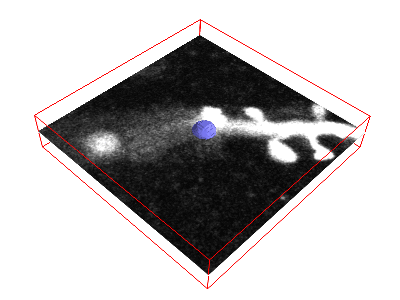
#> input picture preprocess/morphsnakes/examples/dendrite.gif, 400 x 300 px, given in place of dendrite.gif_05_x0.3125_z0.tif, which was not available
$ python snake_slide_direct.py morphsnakes/examples/dendrite.gif 5   (Python 2 division)   (older library calls are emulated)
#> lines starting #> are read from the running program, lines starting #| are printed output that depends on the picture; after the words box and inside, x2 and y2 are one past the last pixel; in counts of white or black regions, pixels touching at a corner belong together; long printed decimals are rounded; pictures that were not available may be replaced by others from this repository, and a replacement may not be noted
### preprocess/morphsnakes.py
# -*- coding: utf-8 -*-

"""
morphsnakes
===========

This is a Python implementation of the algorithms introduced in the paper

  Márquez-Neila, P., Baumela, L., Álvarez, L., "A morphological approach
  to curvature-based evolution of curves and surfaces". IEEE Transactions
  on Pattern Analysis and Machine Intelligence (PAMI), 2013.

This implementation is intended to be as brief, understandable and self-contained
as possible. It does not include any enhancement to make it fast or efficient.

Any practical implementation of this algorithm should work only over the
neighbor pixels of the 0.5-levelset, not over all the embedding function,
and perhaps should feature multi-threading or GPU capabilities.

The classes MorphGAC and MorphACWE provide most of the functionality of this
module. They implement the Morphological Geodesic Active Contours and the
Morphological Active Contours without Edges, respectively. See the
aforementioned paper for full details.

See test.py for examples of usage.
"""

__author__ = "P. Márquez Neila <p.mneila@upm.es>"

from itertools import cycle

import numpy as np
from scipy import ndimage
from scipy.ndimage import binary_dilation, binary_erosion, \
                        gaussian_filter, gaussian_gradient_magnitude

class fcycle(object):

    def __init__(self, iterable):
        """Call functions from the iterable each time it is called."""
        self.funcs = cycle(iterable)

    def __call__(self, *args, **kwargs):
        f = next(self.funcs)
        return f(*args, **kwargs)


# SI and IS operators for 2D and 3D.
_P2 = [np.eye(3), np.array([[0,1,0]]*3), np.flipud(np.eye(3)), np.rot90([[0,1,0]]*3)]
_P3 = [np.zeros((3,3,3)) for i in range(9)]

_P3[0][:,:,1] = 1
_P3[1][:,1,:] = 1
_P3[2][1,:,:] = 1
_P3[3][:,[0,1,2],[0,1,2]] = 1
_P3[4][:,[0,1,2],[2,1,0]] = 1
_P3[5][[0,1,2],:,[0,1,2]] = 1
_P3[6][[0,1,2],:,[2,1,0]] = 1
_P3[7][[0,1,2],[0,1,2],:] = 1
_P3[8][[0,1,2],[2,1,0],:] = 1

_aux = np.zeros((0))
def SI(u):
    """SI operator."""
    global _aux
    if np.ndim(u) == 2:
        P = _P2
    elif np.ndim(u) == 3:
        P = _P3
    else:
        raise ValueError("u has an invalid number of dimensions (should be 2 or 3)")

    if u.shape != _aux.shape[1:]:
        _aux = np.zeros((len(P),) + u.shape)

    for i in range(len(P)):
        _aux[i] = binary_erosion(u, P[i])

    return _aux.max(0)

def IS(u):
    """IS operator."""
    global _aux
    if np.ndim(u) == 2:
        P = _P2
    elif np.ndim(u) == 3:
        P = _P3
    else:
        raise ValueError("u has an invalid number of dimensions (should be 2 or 3)")

    if u.shape != _aux.shape[1:]:
        _aux = np.zeros((len(P),) + u.shape)

    for i in range(len(P)):
        _aux[i] = binary_dilation(u, P[i])

    return _aux.min(0)

# SIoIS operator.
SIoIS = lambda u: SI(IS(u))
ISoSI = lambda u: IS(SI(u))
curvop = fcycle([SIoIS, ISoSI])

# Stopping factors (function g(I) in the paper).
def gborders(img, alpha=1.0, sigma=1.0):
    """Stopping criterion for image borders."""
    # The norm of the gradient.
    gradnorm = gaussian_gradient_magnitude(img, sigma, mode='constant')
    return 1.0/np.sqrt(1.0 + alpha*gradnorm)

def glines(img, sigma=1.0):
    """Stopping criterion for image black lines."""
    return gaussian_filter(img, sigma)

class MorphACWE(object):
    """Morphological ACWE based on the Chan-Vese energy functional."""

    # [27 lines left out: functions __init__, set_levelset, not called in this run]

    levelset = property(lambda self: self._u,
                        set_levelset,
                        doc="The level set embedding function (u).")

    # [36 lines left out: functions step, run, not called in this run]


class MorphGAC(object):
    """Morphological GAC based on the Geodesic Active Contours."""

    def __init__(self, data, smoothing=1, threshold=0, balloon=0):
        """Create a Morphological GAC solver.

        Parameters
        ----------
        data : array-like
            The stopping criterion g(I). See functions gborders and glines.
        smoothing : scalar
            The number of repetitions of the smoothing step in each
            iteration. This is the parameter µ.
        threshold : scalar
            The threshold that determines which areas are affected
            by the morphological balloon. This is the parameter θ.
        balloon : scalar
            The strength of the morphological balloon. This is the parameter ν.
        """
        self._u = None
        self._v = balloon
        self._theta = threshold
        self.smoothing = smoothing

        self.set_data(data)

    def set_levelset(self, u):
        self._u = np.double(u)
        self._u[u>0] = 1
        self._u[u<=0] = 0

    def set_balloon(self, v):
        self._v = v
        self._update_mask()

    def set_threshold(self, theta):
        self._theta = theta
        self._update_mask()

    def set_data(self, data):
        self._data = data
        self._ddata = np.gradient(data)
        self._update_mask()
        # The structure element for binary dilation and erosion.
        self.structure = np.ones((3,)*np.ndim(data))

    def _update_mask(self):
        """Pre-compute masks for speed."""
        self._threshold_mask = self._data > self._theta
        self._threshold_mask_v = self._data > self._theta/np.abs(self._v)

    levelset = property(lambda self: self._u,
                        set_levelset,
                        doc="The level set embedding function (u).")
    data = property(lambda self: self._data,
                        set_data,
                        doc="The data that controls the snake evolution (the image or g(I)).")
    balloon = property(lambda self: self._v,
                        set_balloon,
                        doc="The morphological balloon parameter (ν (nu, not v)).")
    threshold = property(lambda self: self._theta,
                        set_threshold,
                        doc="The threshold value (θ).")

    def step(self):
        """Perform a single step of the morphological snake evolution."""
        # Assign attributes to local variables for convenience.
        u = self._u
        gI = self._data
        dgI = self._ddata
        theta = self._theta
        v = self._v

        if u is None:
            raise ValueError("the levelset is not set (use set_levelset)")

        res = np.copy(u)

        # Balloon.
        if v > 0:
            aux = binary_dilation(u, self.structure)
        elif v < 0:
            aux = binary_erosion(u, self.structure)
        if v!= 0:
            res[self._threshold_mask_v] = aux[self._threshold_mask_v]

        # Image attachment.
        aux = np.zeros_like(res)
        dres = np.gradient(res)
        for el1, el2 in zip(dgI, dres):
            aux += el1*el2
        res[aux > 0] = 1
        res[aux < 0] = 0

        # Smoothing.
        for i in range(self.smoothing):
            res = curvop(res)

        self._u = res

    # [4 lines left out: function run, not called in this run]


def evolve_visual(msnake, levelset=None, num_iters=20, background=None):
    """
    Visual evolution of a morphological snake.

    Parameters
    ----------
    msnake : MorphGAC or MorphACWE instance
        The morphological snake solver.
    levelset : array-like, optional
        If given, the levelset of the solver is initialized to this. If not
        given, the evolution will use the levelset already set in msnake.
    num_iters : int, optional
        The number of iterations.
    background : array-like, optional
        If given, background will be shown behind the contours instead of
        msnake.data.
    """
    from matplotlib import pyplot as ppl

    if levelset is not None:
        msnake.levelset = levelset

    # Prepare the visual environment.
    fig = ppl.gcf()
    fig.clf()
    ax1 = fig.add_subplot(1,2,1)
    if background is None:
        ax1.imshow(msnake.data, cmap=ppl.cm.gray)
    else:
        ax1.imshow(background, cmap=ppl.cm.gray)
    ax1.contour(msnake.levelset, [0.5], colors='r')

    ax2 = fig.add_subplot(1,2,2)
    ax_u = ax2.imshow(msnake.levelset)
    ppl.pause(0.001)

    # Iterate.
    for i in range(num_iters):
        # Evolve.
        msnake.step()

        # Update figure.
        del ax1.collections[0]
        ax1.contour(msnake.levelset, [0.5], colors='r')
        ax_u.set_data(msnake.levelset)
        fig.canvas.draw()
        #ppl.pause(0.001)

    # Return the last levelset.
    return msnake.levelset

# [39 lines left out: function evolve_visual3d, not called in this run]

### preprocess/snake_slide_direct.py
import sys
import os

sys.path.append('morphsnakes')
import morphsnakes

import numpy as np
from skimage.io import imread, imsave
from skimage.color import rgb2gray, rgb2hsv
from skimage.filter.rank import noise_filter, median
from skimage.morphology import disk, remove_small_objects
from skimage.measure import regionprops, label

from matplotlib import pyplot as plt
from PIL import Image

from collections import defaultdict
import json

from itertools import chain
import cPickle as pickle

from skimage.restoration import denoise_bilateral

def foreground_mask_morphsnakes_slide(img, levelset=None, max_iters=1000, num_section_per_slide=5, min_iters=300):

	# [6 lines of commented-out code are left out]

	gI = morphsnakes.gborders(img, alpha=15000, sigma=1)

	msnake = morphsnakes.MorphGAC(gI, smoothing=2, threshold=0.3, balloon=-3)

	if levelset is None:
		msnake.levelset = np.ones_like(img)
		msnake.levelset[:2,:] = 0
		msnake.levelset[-2:,:] = 0
		msnake.levelset[:,:2] = 0
		msnake.levelset[:,-2:] = 0
	else:
		msnake.levelset = levelset

	# [8 lines of commented-out code are left out]

	plt.figure()
	morphsnakes.evolve_visual(msnake, num_iters=max_iters, background=img)

	blob_labels, n_labels = label(msnake.levelset, neighbors=4, return_num=True, background=0)

	# pickle.dump(msnake.levelset, open('/tmp/levelset.pkl', 'wb'))

	# blob_labels, n_labels = label(ls, neighbors=4, return_num=True, background=0)

	blob_props = regionprops(blob_labels + 1)
	all_areas = np.array([p.area for p in blob_props])
	all_centers = np.array([p.centroid for p in blob_props])
	all_bboxes = np.array([p.bbox for p in blob_props])

	indices = np.argsort(all_areas)[::-1]
	largest_area = all_areas[indices[:2]].mean()

	valid = np.where(all_areas > largest_area * .45)[0]

	valid = valid[np.argsort(all_centers[valid, 1])]
	centers_x = all_centers[valid, 1]
	centers_y = all_centers[valid, 0]

	print 'valid', valid

	height, width = img.shape[:2]


	if len(valid) > num_section_per_slide:

		indices_close = np.where(np.diff(centers_x) < width * .1)[0]
		print indices_close

		ups = []
		downs = []

		if len(indices_close) > 0:
			for i in range(len(valid)):
				if i-1 in indices_close:
					continue
				elif i in indices_close:
					if centers_y[i] > height * .5:
						ups.append(valid[i+1])
						downs.append(valid[i])
					else:
						ups.append(valid[i])
						downs.append(valid[i+1])
				else:
					if centers_y[i] > height * .5:
						ups.append(-1)
						downs.append(valid[i])
					else:
						ups.append(valid[i])
						downs.append(-1)

		print ups, downs
		arrangement = np.r_[ups, downs]

	elif len(valid) < num_section_per_slide:
		snap_to_columns = (np.round((centers_x / width + 0.1) * num_section_per_slide) - 1).astype(np.int)
		print 'snap_to_columns', snap_to_columns

		arrangement = -1 * np.ones((num_section_per_slide,), dtype=np.int)
		arrangement[snap_to_columns] = valid
	else:
		arrangement = valid

	print 'arrangement', arrangement

	bboxes = []
	masks = []

	for i, j in enumerate(arrangement):
		if j == -1: continue

		minr, minc, maxr, maxc = all_bboxes[j]
		bboxes.append(all_bboxes[j])

		mask = np.zeros_like(img, dtype=np.bool)
		mask[blob_labels == j] = 1

		section_mask = mask[minr:maxr+1, minc:maxc+1]

		masks.append(section_mask)

	return masks, bboxes, arrangement > -1


if __name__ == '__main__':

	stack = sys.argv[1]
	bboxes_json = defaultdict(list)

	use_hsv = True	# set to True for Nissl stains, False for Fluorescent stains

	# for slide_ind in range(24, 55):

		# print 'slide', slide_ind

	slide_ind = int(sys.argv[2])


	imgcolor = Image.open("/home/yuncong/DavidData2015slides/%s/x0.3125/%s_%02d_x0.3125_z0.tif" % (stack, stack, slide_ind))
#> imgcolor is the input picture: PIL image 400x300 P; mean R, G, B 189.4, 187, 187.4
	# imgcolor = Image.open("/home/yuncong/DavidData2015slides/%s/x5/%s_%02d_x5_z0.tif" % (stack, stack, slide_ind))
	imgcolor = imgcolor.convert('RGB')
	imgcolor = np.array(imgcolor)
	img_gray = rgb2gray(imgcolor)
	slide_height, slide_width = img_gray.shape[:2]
#> slide_height = 300; slide_width = 400

	if use_hsv:
		imghsv = rgb2hsv(imgcolor)
#> imghsv: shape (300, 400, 3) float64; mean of channels 0, 1, 2 0.00221, 0.0115, 0.744
		img = imghsv[...,1]
	else:
		img = img_gray

	# utilize bounding box selected during scanning process
	a = img_gray < 0.98
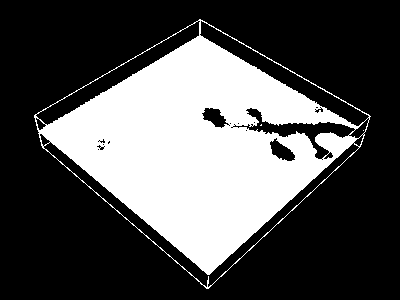
#> a: shape (300, 400) bool; 32% white; 3 white regions (2 under 20 px), largest, box (x1, y1, x2, y2) and area: (34, 19, 371, 289) 38342
	a = median(a.astype(np.float), disk(3))
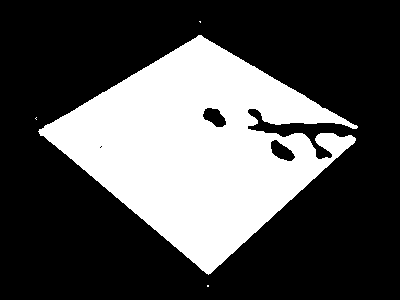
#> a: shape (300, 400); 31.2% white; 4 white regions (3 under 20 px), largest, box (x1, y1, x2, y2) and area: (38, 35, 358, 275) 37410
	a = remove_small_objects(a.astype(np.bool), min_size=50, connectivity=2, in_place=False)
#> a: shape (300, 400) bool; 31.2% white; 1 white region, box (x1, y1, x2, y2) and area: (38, 35, 358, 275) 37410
	column_labels, n_columns = label(a, neighbors=8, return_num=True, background=0)
#> column_labels: shape (300, 400) int32; values 0 (black) and 1 (white), 31.2% white; 1 white region
#> n_columns = 1
	print n_columns, 'columns detected'
#| 1 columns detected
	column_props = regionprops(column_labels+1)
#> column_props = 2 regions; box (x1, y1, x2, y2) and area: (0, 0, 400, 300) 82590, (38, 35, 358, 275) 37410
	column_bboxes = np.array([p.bbox for p in column_props])
#> column_bboxes = [[0, 0, 300, 400], [35, 38, 275, 358]]
	indices = np.argsort(column_bboxes[:,1])
#> indices = [0, 1]

	mask = np.zeros_like(img_gray, dtype=np.bool)
	for i, box in enumerate(column_bboxes[indices, :]):
		minr, minc, maxr, maxc = box

		# # touch_top
		# t = 0 if len(np.unique(img[minr, minc:maxc+1])) > 100 else 5
		# # touch_bottom
		# b = 0 if len(np.unique(img[maxr-1, minc:maxc+1])) > 100 else 5
		# # touch_left
		# l = 0 if len(np.unique(img[minr:maxr+1, minc])) > 100 else 5
		# # touch_right
		# r = 0 if len(np.unique(img[minr:maxr+1, maxc-1])) > 100 else 5

		# touch_top
		t = 0 if np.std(img[minr, minc:maxc+1]) > .06 else 5
		# touch_bottom
		b = 0 if np.std(img[maxr-1, minc:maxc+1]) > .06 else 5
		# touch_left
		l = 0 if np.std(img[minr:maxr+1, minc]) > .06 else 5
		# touch_right
		r = 0 if np.std(img[minr:maxr+1, maxc-1]) > .06 else 5

		# print img[maxr-1, minc:maxc+1]

		print np.std(img[minr, minc:maxc+1]),  np.std(img[maxr-1, minc:maxc+1]), np.std(img[minr:maxr+1, minc]),  np.std(img[minr:maxr+1, maxc-1])

		mask[minr+t:maxr-b, minc+l:maxc-r] = 1
#> this loop made 2 passes
#> (minr, minc, maxr, maxc, t, b, l, r) on passes 1 to 2: (0, 0, 300, 400, 5, 5, 5, 5), (35, 38, 275, 358, 0, 0, 0, 0)
#| 0.0 0.0 0.0 0.0
#| 0.1072 0.09236 0.1188 0.1194
#> mask: shape (300, 400) bool; 94.2% white; 1 black region, box (x1, y1, x2, y2) and area: (0, 0, 400, 300) 6900

	# [5 lines of commented-out code are left out]
	plt.imshow(imghsv[...,1], cmap=plt.cm.gray)
	plt.show()
	# plt.imshow(imghsv[...,2], cmap=plt.cm.gray)
	# plt.show()

	# exit()

	num_section_per_slide = 5
	section_masks, bboxes, exists = foreground_mask_morphsnakes_slide(img, levelset=mask,
						max_iters=1000, min_iters=400, num_section_per_slide=5)
#> in gborders, `gradnorm = gaussian_gradient_magnitude(img, sigma, mode='constant')`:
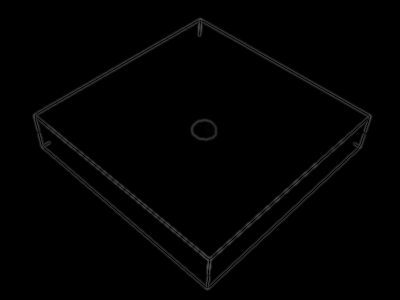
#> gradnorm: shape (300, 400) float64; min 0, max 0.321, mean 0.00791
#> in gborders, `return 1.0/np.sqrt(1.0 + alpha*gradnorm)`:
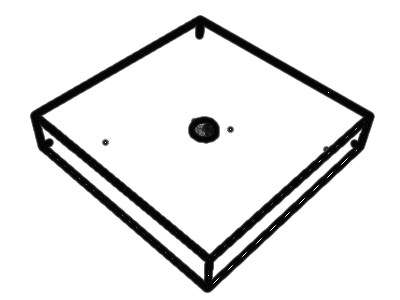
#> returned value: shape (300, 400) float64; min 0.0144, max 1, mean 0.903
#> in set_data, `self._ddata = np.gradient(data)`: self._ddata = 2 items
#> in _update_mask, `self._threshold_mask = self._data > self._theta`: self._threshold_mask: shape (300, 400) bool; 90.5% white; 4 black regions, box (x1, y1, x2, y2) and area: (31, 16, 374, 292) 10750, (189, 117, 219, 143) 585, (228, 127, 233, 132) 20, (103, 140, 108, 145) 20
#> in _update_mask, `self._threshold_mask_v = self._data > self._theta/np.abs(self._v)`:
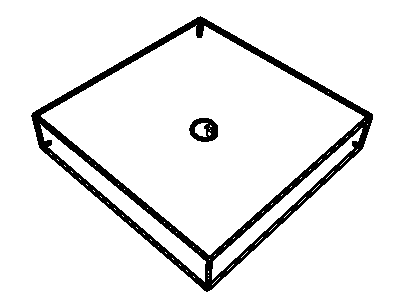
#> self._threshold_mask_v: shape (300, 400) bool; 92.4% white; 2 black regions, box (x1, y1, x2, y2) and area: (31, 16, 373, 292) 8699, (189, 118, 218, 142) 429
#> in set_data, `self.structure = np.ones((3,)*np.ndim(data))`: self.structure = [[1, 1, 1], [1, 1, 1], [1, 1, 1]]
#> in evolve_visual, `ppl.pause(0.001)`:
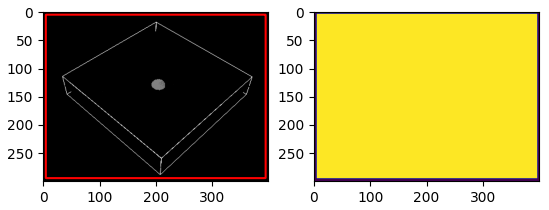
#> figure drawn by matplotlib, 2 panels
#> the loop in evolve_visual, `for i in range(num_iters):` made 1 pass
#> pass 1, in step, `aux = binary_erosion(u, self.structure)`:
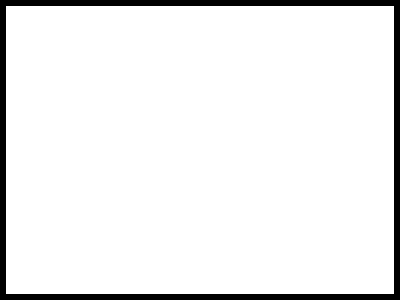
#> aux: shape (300, 400) bool; 93.1% white; 1 black region, box (x1, y1, x2, y2) and area: (0, 0, 400, 300) 8256
#> (the run stopped early here; a loop or call above may not have finished)
